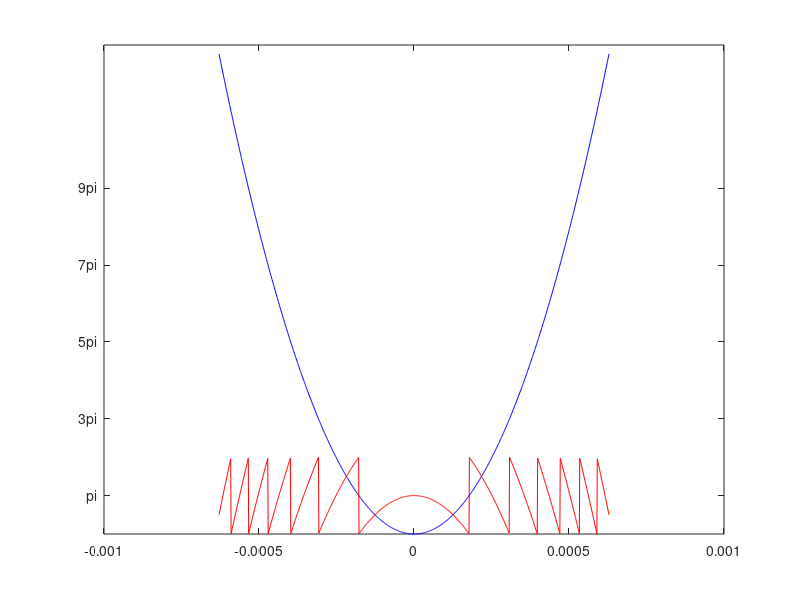
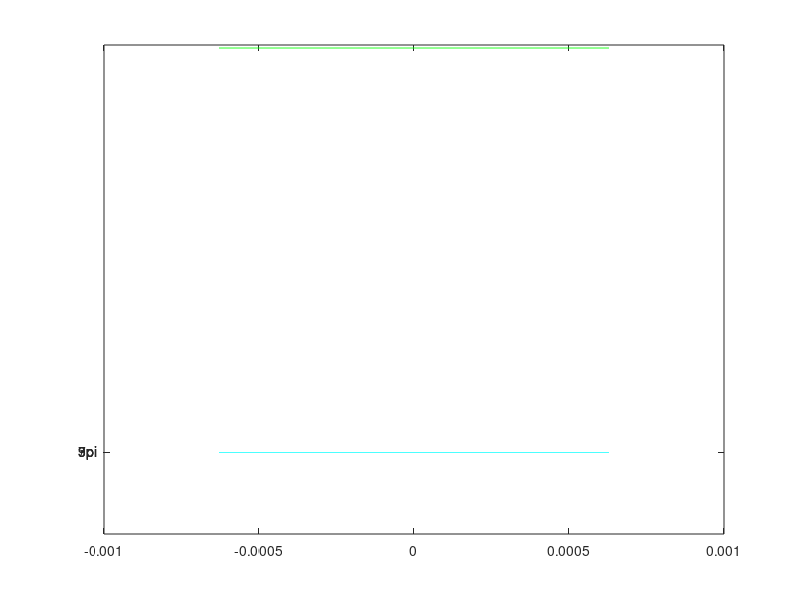

MATLAB code for these plots, in order: (Note: this script raises an error after producing the figures.)
lambda=633e-9;

f=5e-2;

k=2.*pi./lambda;
N=[0,1,2,3,4]; 
n=N';
lim=sqrt(2.*lambda.*f);
x=linspace(-5.*lim./2,5.*lim./2,1001);
y=k./(2.*f).*x.^2;
ys=k./(2.*f).*(sqrt(1-x.^2));
% figure, p=plot(x,y,'b');
PHI=exp(-1i.*y);
phase=atan2(imag(PHI),real(PHI))+pi;
PHIs=exp(-1i.*ys);
phases=atan2(imag(PHIs),real(PHIs));
figure, p=plot(x,y,'b',x,phase,'r')%,x,ys,'g',x,phases,'c');
set(gca,'YTick',pi:2.*pi:10.*pi)
set(gca,'YTickLabel',{'pi','3pi','5pi','7pi','9pi'})
figure, q=plot(x,ys,'g',x,phases,'c');
set(gca,'YTick',pi:2.*pi:10.*pi)
set(gca,'YTickLabel',{'pi','3pi','5pi','7pi','9pi'})

j=1;
N=(1:1:5)';
Xn=sqrt((2.*n+1).*lambda.*f);
% for i=1:200:1001
% 
%     N(i)=Xn(j);
%     j=j+1;
% end
% Xmenon=-Xn;
% for i=1:21
Yn=inverti(Xn);
X=cat(1,Yn,Xn);    

set(gca,'XTick',X)
%set(gca,'XTickLabel',{'0','pi','2pi','3pi','4pi','5pi'})
% xlabel('-\pi \leq \Theta \leq \pi')
% ylabel('sin(\Theta)')
% title('Plot of sin(\Theta)')
